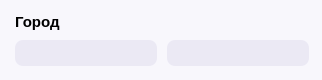
             <widget class="QWidget" name="sign_14" native="true">
              <property name="minimumSize">
               <size>
                <width>310</width>
                <height>0</height>
               </size>
              </property>
              <property name="maximumSize">
               <size>
                <width>322</width>
                <height>80</height>
               </size>
              </property>
              <property name="styleSheet">
               <string notr="true">background-color: rgb(248, 247, 252);
border: none;
border-radius: 21px;
</string>
              </property>
              <widget class="QWidget" name="layoutWidget_52">
               <property name="geometry">
                <rect>
                 <x>0</x>
                 <y>0</y>
                 <width>326</width>
                 <height>81</height>
                </rect>
               </property>
               <layout class="QVBoxLayout" name="verticalLayout_57">
                <property name="spacing">
                 <number>5</number>
                </property>
                <property name="leftMargin">
                 <number>15</number>
                </property>
                <property name="topMargin">
                 <number>9</number>
                </property>
                <property name="rightMargin">
                 <number>15</number>
                </property>
                <property name="bottomMargin">
                 <number>15</number>
                </property>
                <item>
                 <widget class="QLabel" name="label_131">
                  <property name="font">
                   <font>
                    <pointsize>11</pointsize>
                    <weight>75</weight>
                    <bold>true</bold>
                   </font>
                  </property>
                  <property name="text">
                   <string>Город</string>
                  </property>
                 </widget>
                </item>
                <item>
                 <layout class="QHBoxLayout" name="horizontalLayout_50">
                  <property name="spacing">
                   <number>10</number>
                  </property>
                  <item>
                   <widget class="QLabel" name="label_132">
                    <property name="minimumSize">
                     <size>
                      <width>142</width>
                      <height>26</height>
                     </size>
                    </property>
                    <property name="maximumSize">
                     <size>
                      <width>142</width>
                      <height>26</height>
                     </size>
                    </property>
                    <property name="font">
                     <font>
                      <pointsize>10</pointsize>
                      <weight>75</weight>
                      <bold>true</bold>
                     </font>
                    </property>
                    <property name="styleSheet">
                     <string notr="true">background-color: rgb(235, 233, 244);
border: none;
border-radius: 8px;</string>
                    </property>
                    <property name="frameShadow">
                     <enum>QFrame::Plain</enum>
                    </property>
                    <property name="text">
                     <string/>
                    </property>
                    <property name="margin">
                     <number>0</number>
                    </property>
                   </widget>
                  </item>
                  <item>
                   <widget class="QLabel" name="label_133">
                    <property name="minimumSize">
                     <size>
                      <width>142</width>
                      <height>26</height>
                     </size>
                    </property>
                    <property name="maximumSize">
                     <size>
                      <width>142</width>
                      <height>26</height>
                     </size>
                    </property>
                    <property name="font">
                     <font>
                      <pointsize>10</pointsize>
                      <weight>75</weight>
                      <bold>true</bold>
                     </font>
                    </property>
                    <property name="styleSheet">
                     <string notr="true">background-color: rgb(235, 233, 244);
border: none;
border-radius: 8px;</string>
                    </property>
                    <property name="frameShadow">
                     <enum>QFrame::Plain</enum>
                    </property>
                    <property name="text">
                     <string/>
                    </property>
                    <property name="margin">
                     <number>0</number>
                    </property>
                   </widget>
                  </item>
                 </layout>
                </item>
               </layout>
              </widget>
             </widget>
